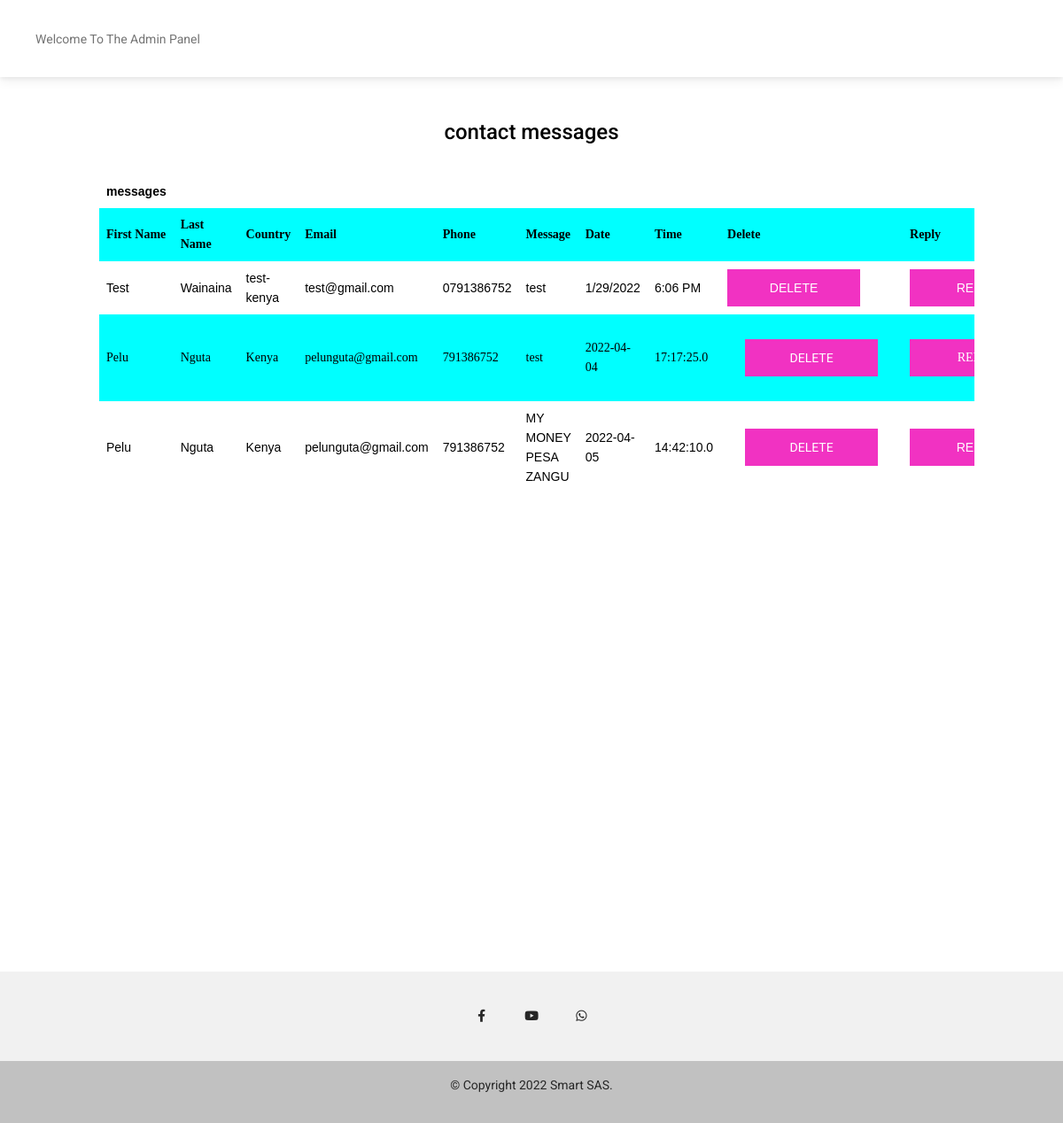
/php/Admin/contactmessages.php (signed in), run on the app's committed database.
### tables this page shows
CREATE TABLE `contact` (
  `id` int(11) NOT NULL,
  `firstname` varchar(100) NOT NULL,
  `lastname` varchar(100) NOT NULL,
  `country` varchar(80) NOT NULL,
  `eaddress` varchar(50) NOT NULL,
  `phone` int(15) NOT NULL,
  `subject` varchar(200) NOT NULL,
  `Date` date NOT NULL,
  `Time` time(1) NOT NULL
);

### php/Admin/contactmessages.php (the view, shortened to what this page needs)
<!DOCTYPE html>
<html lang="en">
  <head>
    <link
      rel="stylesheet"
      href="https://use.fontawesome.com/releases/v5.15.2/css/all.css"
    />
    <link rel ="stylesheet" type = "text/css" href ="css/admin.css">
    <link rel="stylesheet" href="../../css/styles.css" />
    <link rel="stylesheet" href="../../css/extrastyles.css" />
  </head>
  <body>
    <header>
      <nav class="navbar navbar-expand-lg navbar-light bg-white">
        <div class="container-fluid">
          <div class="collapse navbar-collapse" id="navbarExample01">
            <a class="navbar-brand" href="#">
            </a>
            <ul class="navbar-nav me-auto mb-2 mb-lg-0">
              <li class="nav-item active">
                <a class="nav-link" aria-current="page" href="admin.php">Welcome To The Admin Panel</a>
              </li>
            </ul>
            </div>
          </div>
    </header>
    <main class="mt-5">
    <div class="messages" style="marging-left:auto;margin-right:auto;display:block;text-align:center;">
      <h4>contact messages</h4>
    </div>
    <br>
    <div class="container" style="overflow:scroll; height:900px; max-width:1000px;">
     <table>
         <th>messages</th>
         <tr style="border-radius: 20px;">
             <th>First Name</td>
             <th>Last Name</td>
             <th>Country</td>
             <th>Email</td>
             <th>Phone</td>
             <th>Message</td>
             <th>Date</td>
             <th>Time</td>
             <th>Delete</td>
            <th>Reply</td>
        </tr>
        <tr>
            <td>Test</td>
            <td>Wainaina</td>
            <td>test-kenya</td>
            <td>test@gmail.com</td>
            <td>0791386752</td>
            <td>test</td>
            <td>1/29/2022</td>
            <td>6:06 PM</td>
            <td><button type="submit" class="logoutbtn">DELETE</button></td>
            <td><button type="submit" class="logoutbtn">REPLY</button></td>
        </tr>
        <?php
         require_once '../includes/config.php';
         $sql="SELECT * FROM contact ";
         $stmt = $DBH->prepare($sql);
         $stmt->execute();
        ?>
        <?php
              while($row = $stmt->fetchObject()) {
            ?>
        <tr>
            <td><?php echo "{$row->firstname}"; ?></td>
            <td><?php echo "{$row->lastname}"; ?></td>
            <td><?php echo "{$row->country}"; ?></td>
            <td><?php echo "{$row->eaddress}"; ?></td>
            <td><?php echo "{$row->phone}"; ?></td>
            <td><?php echo "{$row->subject}"; ?></td>
            <td><?php echo "{$row->Date}"; ?></td>
            <td><?php echo "{$row->Time}"; ?></td>
            <td>
                <form action="deleteproducts.php" method="post" style="box-shadow:none;background-color:transparent;">
                    <button type="submit" class="logoutbtn" name="deletemessage_btn">DELETE</button>
                </form>
            </td>
            <td><a href="mailto:<?php echo "{$row->eaddress}"; ?>?&subject=Subject : Smart SAS Email Response&body=Dear <?php echo "{$row->firstname}"; ?> <?php echo "{$row->lastname}"; ?>, " target="_blank"><button type="submit" class="logoutbtn">REPLY</button></a></td>
        </tr>
        <?php
         }
        ?>
     </table>
     </div>
    </main>
    <footer class="text-center text-white" style="background-color: #f1f1f1">
      <div class="container pt-4">
        <section class="mb-4">
          <a
            class="btn btn-link btn-floating btn-lg text-dark m-1"
            href="#!"
            role="button"
            data-mdb-ripple-color="dark"
            ><i class="fab fa-facebook-f"></i></a>
          <a
            class="btn btn-link btn-floating btn-lg text-dark m-1"
            href="#!"
            role="button"
            data-mdb-ripple-color="dark"><i class="fab fa-youtube"></i>
          </a>
          <a
            class="btn btn-link btn-floating btn-lg text-dark m-1"
            href="#!"
            role="button"
            data-mdb-ripple-color="dark"><i class="fab fa-whatsapp"></i>
          </a>
        </section>
      </div>
      <div
        class="text-center text-dark p-3"
        style="background-color: rgba(0, 0, 0, 0.2)"
      >
        <p> &copy; Copyright <?php $year=date("Y"); echo $year; ?>
        <a class="text-dark" href="">Smart SAS.</a></p>
      </div>
    </footer>
  </body>
</html>

### php/Admin/css/admin.css (style rules this page uses)
html, body { height: 100%; }
body, div, form, input, select, textarea, label { padding: 0; margin: 0; outline: none; font-family: Roboto, Arial, sans-serif; font-size: 14px; color:black; line-height: 22px; }
form { width: 100%; padding: 20px; border-radius: 6px; background: #fff; box-shadow: 0 0 8px orange; }
button { width: 150px; padding: 10px; border: none; border-radius: 5px; background: rgb(241, 50, 194) ; font-size: 16px; color: #fff; cursor: pointer; }
table { font-family: arial,sans-serif; border-collapse: collapse; margin-bottom: 50px; }
td,th { border:1px solid; text-align: left; padding:8px; }
tr:nth-child(even) { background-color: aqua; color: rgb(8, 205, 240); font-family: 'Times New Roman', Times, serif; }

### php/Admin/contactmessages.php (style rules this page uses)
tr:nth-child(even) { background-color:aqua; color: black; }

### data on the page
contact: firstname "Pelu", lastname "Nguta", country "Kenya", eaddress "pelunguta@gmail.com", phone "791386752", subject "test", Date "2022-04-04", Time "17:17:25.0"
contact: firstname "Pelu", lastname "Nguta", country "Kenya", eaddress "pelunguta@gmail.com", phone "791386752", subject "MY MONEY PESA ZANGU", Date "2022-04-05", Time "14:42:10.0"
